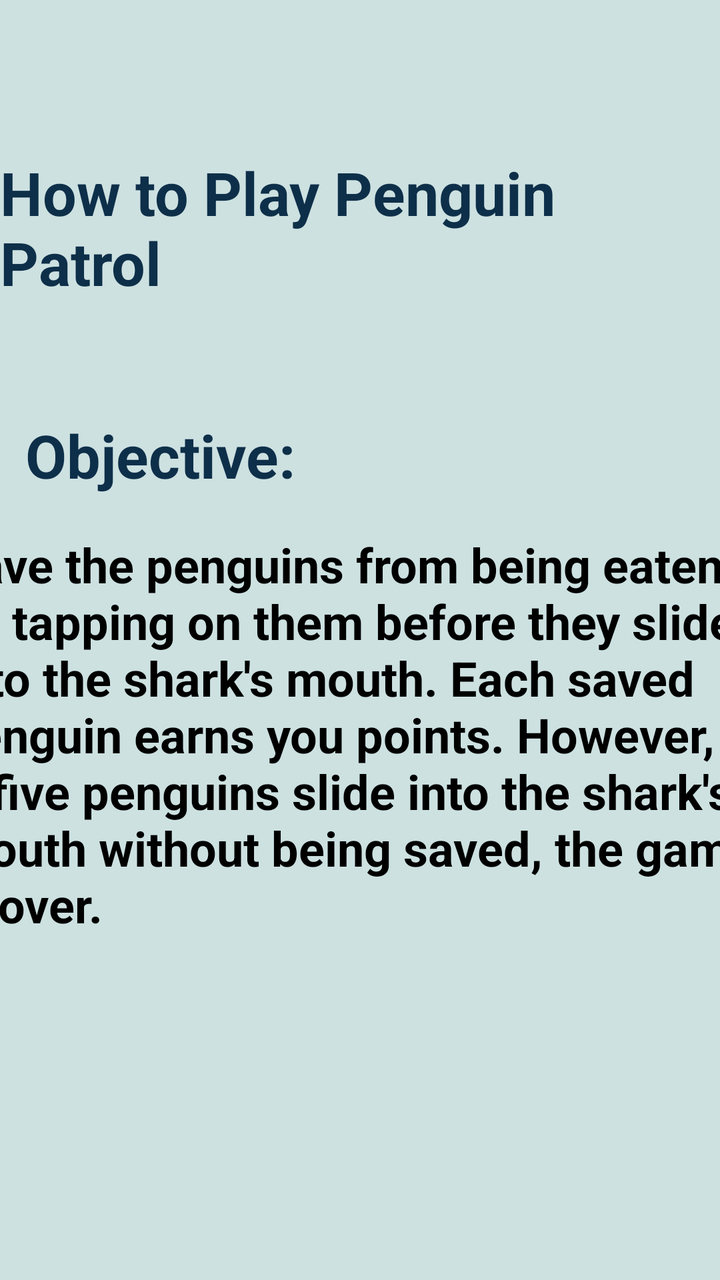
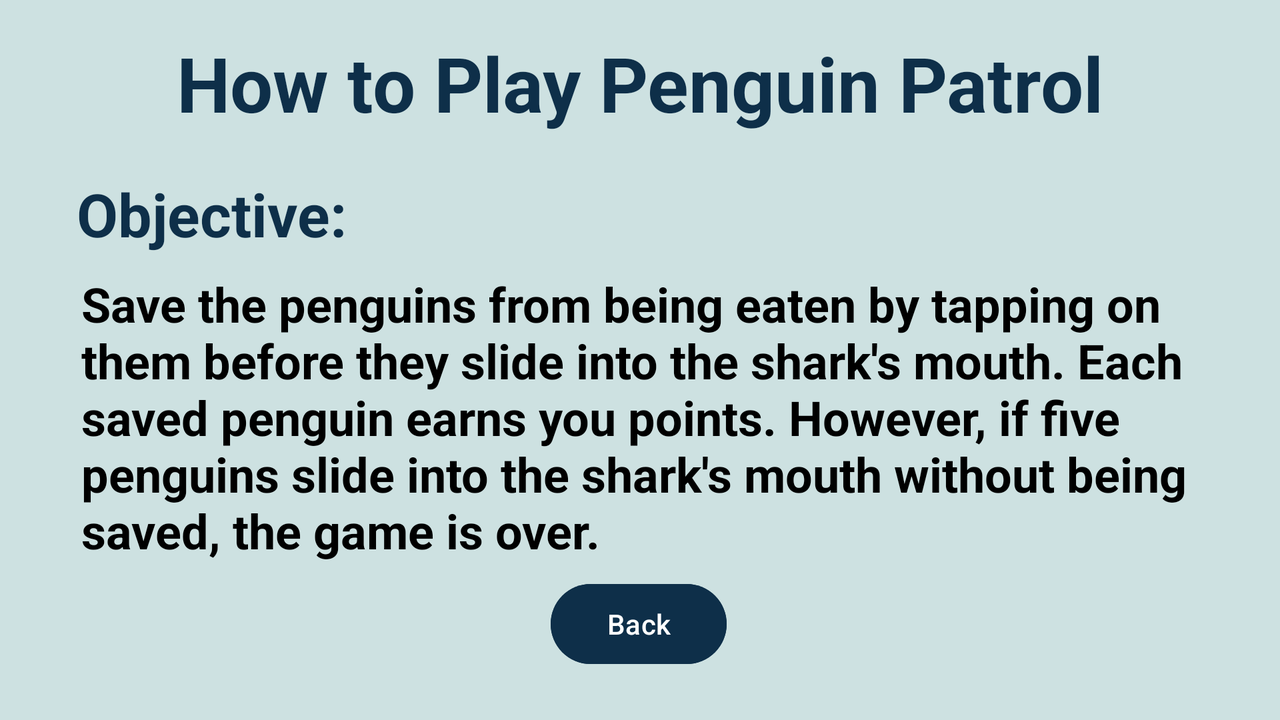

One screen, two layout resources from the same app: the default and the repository's alternative for another configuration. Each is rendered where Android would select it; the XML of both is given below.
<!-- AndroidManifest.xml: application theme Theme.PenguinPatrol -->
<!-- res/layout/activity_instructions.xml -->
<?xml version="1.0" encoding="utf-8"?>
<androidx.constraintlayout.widget.ConstraintLayout xmlns:android="http://schemas.android.com/apk/res/android"
    xmlns:app="http://schemas.android.com/apk/res-auto"
    xmlns:tools="http://schemas.android.com/tools"
    android:id="@+id/main"
    android:layout_width="match_parent"
    android:layout_height="match_parent"
    android:background="@color/homePage"
    tools:context=".Instructions">


    <TextView
        android:id="@+id/Title"
        android:layout_width="wrap_content"
        android:layout_height="wrap_content"
        android:layout_marginTop="76dp"
        android:text="@string/ititle"
        android:textColor="@color/Btncolors"
        android:textSize="30sp"
        android:textStyle="bold"
        app:layout_constraintEnd_toEndOf="parent"
        app:layout_constraintHorizontal_bias="0.5"
        app:layout_constraintStart_toStartOf="parent"
        app:layout_constraintTop_toTopOf="parent" />

    <TextView
        android:id="@+id/textView2"
        android:layout_width="wrap_content"
        android:layout_height="wrap_content"
        android:layout_marginTop="56dp"
        android:text="@string/Ititle"
        android:textColor="@color/Btncolors"
        android:textSize="30sp"
        android:textStyle="bold"
        app:layout_constraintEnd_toEndOf="parent"
        app:layout_constraintHorizontal_bias="0.057"
        app:layout_constraintStart_toStartOf="parent"
        app:layout_constraintTop_toBottomOf="@+id/Title" />

    <TextView
        android:id="@+id/textView3"
        android:layout_width="407dp"
        android:layout_height="311dp"
        android:text="@string/instuction"
        android:textColor="@color/black"
        android:textSize="24sp"
        android:textStyle="bold"
        app:layout_constraintBottom_toBottomOf="parent"
        app:layout_constraintEnd_toEndOf="parent"
        app:layout_constraintHorizontal_bias="0.555"
        app:layout_constraintStart_toStartOf="parent"
        app:layout_constraintTop_toBottomOf="@+id/textView2"
        app:layout_constraintVertical_bias="0.225" />

    <Button
        android:id="@+id/BackBtn"
        android:layout_width="wrap_content"
        android:layout_height="wrap_content"
        android:layout_marginBottom="100dp"
        android:backgroundTint="@color/Btncolors"
        android:text="@string/back"
        app:layout_constraintBottom_toBottomOf="parent"
        app:layout_constraintEnd_toEndOf="parent"
        app:layout_constraintHorizontal_bias="0.498"
        app:layout_constraintStart_toStartOf="parent"
        app:layout_constraintTop_toBottomOf="@+id/textView3"
        app:layout_constraintVertical_bias="0.0" />

</androidx.constraintlayout.widget.ConstraintLayout>
<!-- resources referenced by this layout -->
<resources>
  <color name="Btncolors">#0E2F49</color>
  <color name="black">#FF000000</color>
  <color name="homePage">#CDE1E1</color>
  <string name="Ititle">Objective:</string>
  <string name="back">Back</string>
  <string name="instuction">Save the penguins from being eaten by tapping on them before they slide into the shark\'s mouth. Each saved penguin earns you points. However, if five penguins slide into the shark\'s mouth without being saved, the game is over.</string>
  <string name="ititle">How to Play "Penguin Patrol"</string>
  <style name="Theme.PenguinPatrol" parent="Base.Theme.PenguinPatrol" />
  <style name="Base.Theme.PenguinPatrol" parent="Theme.Material3.DayNight.NoActionBar">
          
          
      </style>
</resources>
<!-- res/layout-land/activity_instructions.xml (the repository's variant of the layout above) -->
<!-- drawn on the phone turned sideways -->
<?xml version="1.0" encoding="utf-8"?>
<androidx.constraintlayout.widget.ConstraintLayout xmlns:android="http://schemas.android.com/apk/res/android"
    xmlns:app="http://schemas.android.com/apk/res-auto"
    xmlns:tools="http://schemas.android.com/tools"
    android:id="@+id/main"
    android:layout_width="match_parent"
    android:layout_height="match_parent"
    android:background="@color/homePage"
    tools:context=".Instructions">


    <TextView
        android:id="@+id/Title"
        android:layout_width="wrap_content"
        android:layout_height="wrap_content"
        android:layout_marginTop="16dp"
        android:text="@string/ititle"
        android:textColor="@color/Btncolors"
        android:textSize="38sp"
        android:textStyle="bold"
        app:layout_constraintEnd_toEndOf="parent"
        app:layout_constraintStart_toStartOf="parent"
        app:layout_constraintTop_toTopOf="parent" />

    <TextView
        android:id="@+id/textView2"
        android:layout_width="wrap_content"
        android:layout_height="wrap_content"
        android:layout_marginTop="20dp"
        android:text="@string/Ititle"
        android:textColor="@color/Btncolors"
        android:textSize="30sp"
        android:textStyle="bold"
        app:layout_constraintEnd_toEndOf="parent"
        app:layout_constraintHorizontal_bias="0.076"
        app:layout_constraintStart_toStartOf="parent"
        app:layout_constraintTop_toBottomOf="@+id/Title" />

    <TextView
        android:id="@+id/textView3"
        android:layout_width="558dp"
        android:layout_height="174dp"
        android:text="@string/instuction"
        android:textColor="@color/black"
        android:textSize="24sp"
        android:textStyle="bold"
        app:layout_constraintBottom_toBottomOf="parent"
        app:layout_constraintEnd_toEndOf="parent"
        app:layout_constraintHorizontal_bias="0.497"
        app:layout_constraintStart_toStartOf="parent"
        app:layout_constraintTop_toBottomOf="@+id/textView2"
        app:layout_constraintVertical_bias="0.148" />

    <Button
        android:id="@+id/BackBtn"
        android:layout_width="wrap_content"
        android:layout_height="wrap_content"
        android:layout_marginBottom="24dp"
        android:backgroundTint="@color/Btncolors"
        android:text="@string/back"
        app:layout_constraintBottom_toBottomOf="parent"
        app:layout_constraintEnd_toEndOf="parent"
        app:layout_constraintHorizontal_bias="0.499"
        app:layout_constraintStart_toStartOf="parent" />

</androidx.constraintlayout.widget.ConstraintLayout>
